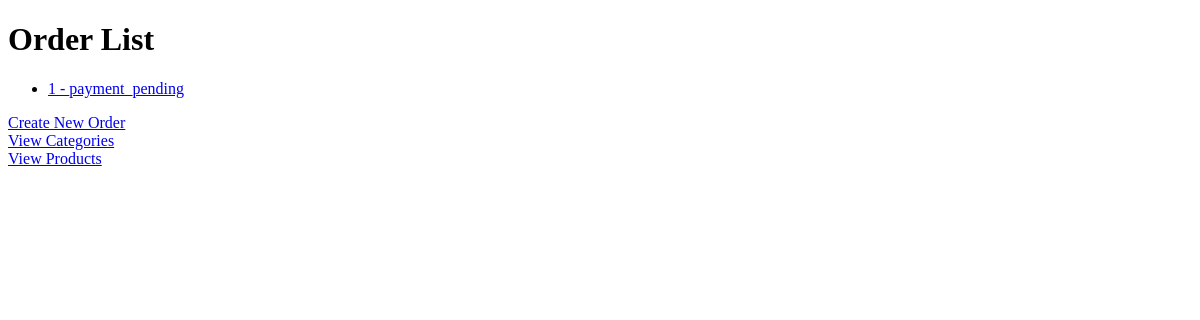
/, run on an earlier commit of the app's database.
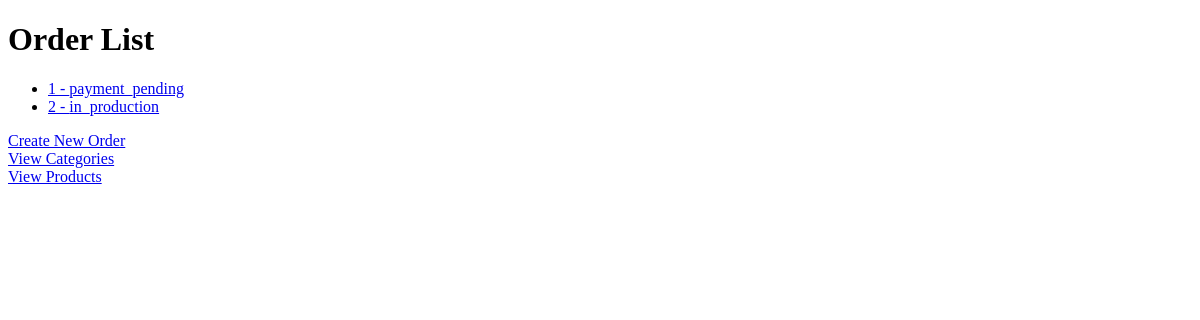
And on a later commit of the database.
### orders/models.py (models this page shows)
class Order(models.Model):
    STATE_CHOICES = [
        ('payment_pending', 'Payment Pending'),
        ('paid', 'Paid'),
        ('in_production', 'In Production'),
        ('ready', 'Ready'),
        ('delivered', 'Delivered'),
    ]
    state = models.CharField(max_length=20, choices=STATE_CHOICES, default='payment_pending')
    created_at = models.DateTimeField(auto_now_add=True)
    updated_at = models.DateTimeField(auto_now=True)
    quantityRequested = models.IntegerField()
    paid = models.BooleanField(default=False)
    profits = models.IntegerField()
    def __str__(self):
        return str(self.id)

### orders/views.py (the view)
# urls.py: path('', views.order_list, name='order_list'),
def order_list(request):
    orders = Order.objects.all()
    return render(request, 'order_list.html', {'orders': orders})

### orders/templates/order_list.html (shortened to what this page needs)
<!DOCTYPE html>
<html lang="en">
<head>
</head>
<body>
    <h1>Order List</h1>
    <ul>
        {% for order in orders %}
            <li><a href="{% url 'order_detail' order.pk %}">{{ order }} - {{order.state}}</a></li>
        {% endfor %}
    </ul>
    <a href="{% url 'order_create' %}">Create New Order</a>
    <br>
    <a href="{%url 'category_list' %}">View Categories</a>
    <br>
    <a href="{%url 'product_list' %}">View Products</a>
</body>
</html>

What changed in the data, as far as the page shows it:
added Order: id "2", state "in_production"
